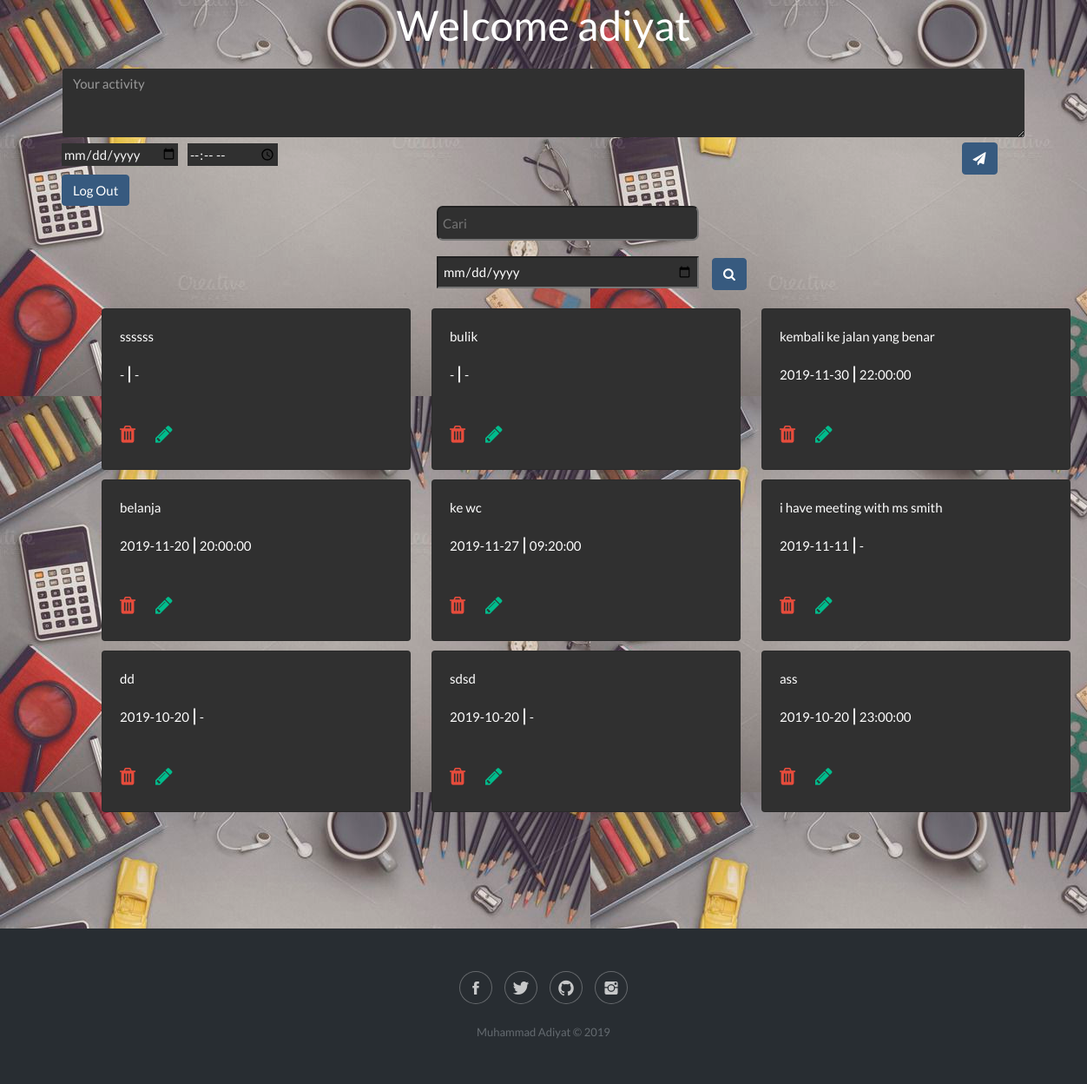
The page /user/index.php?act=task (signed in) on the database its author committed.
### tables this page shows
CREATE TABLE `adiyat` (
  `id` int(11) NOT NULL,
  `task` varchar(255) NOT NULL,
  `tanggal` date NOT NULL,
  `waktu` time NOT NULL
);

### user/function.php (called while the page is built, shortened)
<?php
	class user{
        public $host = "localhost";
        public $dbuser = "root";
        public $dbpass = "";
        public $db = "todolist";
        public function __construct() {
            $this->conn = mysqli_connect($this->host, $this->dbuser, $this->dbpass, $this->db);
        }
        public function tampilUser($user){
            $data = mysqli_query($this->conn, "SELECT*FROM $user ORDER BY id DESC");
            return $data;
        }
    }
 ?>

### user/sys.php (the view, shortened to what this page needs)
<?php
require_once 'function.php';
$dataUser = new user();
 ?>
 <?php if ($_GET['act'] == "task"): ?>
    <?php if (isset($_POST["mencari"])): ?>
         <?php if ($_POST['cari'] == true): ?>
                <?php
                    $dataCari = $dataUser->pencarian($_POST['cari'],  $_SESSION["user"],"task");
                    while ($row = mysqli_fetch_assoc($dataCari)) {
                        if ($row["tanggal"] == "0000-00-00") {
                            $row["tanggal"] = "-";
                        }
                        if ($row["waktu"] == "00:00:00") {
                            $row["waktu"] = "-";
                        }
                     ?>
                    <div class="col d-inline-block" style="min-width: 379.995px;max-width: 379.995px;margin-top: 7px;margin-bottom: 4px;">
                        <div class="card" style="width: 356px;min-width: 356px;max-width: 356px;height: 186px;">
                            <div class="card-body" style="height:190px; max-height: 190px; overflow: auto;">
                                <p class="card-text"><?php echo $row["task"]; ?></p><p class="card-text"><?php echo $row["tanggal"]; ?> <b style="font-size: 20px;">|</b> <?php echo $row["waktu"]; ?></p>
                                <a class="card-link" href="?act=hapus&id=<?php echo $row["id"]; ?>" style="font-size: 23px;color: rgb(231,76,60);margin: 0px;margin-top: 0px;padding: 0px;padding-top: 0px;padding-bottom: 0px; position: relative;" onclick="return confirm ('Yakin?');"><i class="fa fa-trash" style="font-size: 23px;padding-top: 0px;margin: 0px;margin-top: 28px;"></i></a>
                                <a
                                    class="card-link" href="?act=edit&id=<?php echo $row["id"]; ?>" style=""><i class="fa fa-pencil" style="font-size: 23px;"></i></a>
                            </div>
                        </div>
                    </div>
                    <?php } ?>
            <?php endif; ?>
            <?php if ($_POST['cariTanggal'] == true): ?>
                <?php
                    $dataCari = $dataUser->pencarian($_POST['cariTanggal'],$_SESSION['user'],"tanggal");
                    while ($row = mysqli_fetch_assoc($dataCari)) {
                        if ($row["tanggal"] == "0000-00-00") {
                            $row["tanggal"] = "-";
                        }
                        if ($row["waktu"] == "00:00:00") {
                            $row["waktu"] = "-";
                        }
                     ?>
                    <div class="col d-inline-block" style="min-width: 379.995px;max-width: 379.995px;margin-top: 7px;margin-bottom: 4px;">
                        <div class="card" style="width: 356px;min-width: 356px;max-width: 356px;height: 186px;">
                            <div class="card-body" style="height:190px; max-height: 190px; overflow: auto;">
                                <p class="card-text"><?php echo $row["task"]; ?></p><p class="card-text"><?php echo $row["tanggal"]; ?> <b style="font-size: 20px;">|</b> <?php echo $row["waktu"]; ?></p>
                                <a class="card-link" href="?act=hapus&id=<?php echo $row["id"]; ?>" style="font-size: 23px;color: rgb(231,76,60);margin: 0px;margin-top: 0px;padding: 0px;padding-top: 0px;padding-bottom: 0px; position: relative;" onclick="return confirm ('Yakin?');"><i class="fa fa-trash" style="font-size: 23px;padding-top: 0px;margin: 0px;margin-top: 28px;"></i></a>
                                <a
                                    class="card-link" href="?act=edit&id=<?php echo $row["id"]; ?>" style=""><i class="fa fa-pencil" style="font-size: 23px;"></i></a>
                            </div>
                        </div>
                    </div>
                    <?php } ?>
            <?php endif; ?>
            <?php if ($_POST["cari"] == false && $_POST["cariTanggal"] == false) :?>
                    <?php
                    $data = $dataUser->tampilUser($_SESSION['user']);
                    while ($row = mysqli_fetch_assoc($data)) {
                        if ($row["tanggal"] == "0000-00-00") {
                            $row["tanggal"] = "-";
                        }
                        if ($row["waktu"] == "00:00:00") {
                            $row["waktu"] = "-";
                        }
                    ?>
                    <div class="col d-inline-block" style="min-width: 379.995px;max-width: 379.995px;margin-top: 7px;margin-bottom: 4px;">
                        <div class="card" style="width: 356px;min-width: 356px;max-width: 356px;height: 186px;">
                            <div class="card-body" style="height:190px; max-height: 190px; overflow: auto;">
                                <p class="card-text"><?php echo $row["task"]; ?></p><p class="card-text"><?php echo $row["tanggal"]; ?> <b style="font-size: 20px;">|</b> <?php echo $row["waktu"]; ?></p>
                                <a class="card-link" href="proses.php?act=hapus&id=<?php echo $row["id"]; ?>" style="font-size: 23px;color: rgb(231,76,60);margin: 0px;margin-top: 0px;padding: 0px;padding-top: 0px;padding-bottom: 0px; position: relative;" onclick="return confirm ('Yakin?');"><i class="fa fa-trash" style="font-size: 23px;padding-top: 0px;margin: 0px;margin-top: 28px;"></i></a>
                                <a
                                    class="card-link" href="?act=edit&id=<?php echo $row["id"]; ?>" style=""><i class="fa fa-pencil" style="font-size: 23px;"></i></a>
                            </div>
                        </div>
                    </div>
                    <?php
                    }
                    ?>
            <?php endif; ?>
    <?php else: ?>
        <?php
        $data = $dataUser->tampilUser($_SESSION['user']);
        while ($row = mysqli_fetch_assoc($data)) {
            if ($row["tanggal"] == "0000-00-00") {
                $row["tanggal"] = "-";
            }
            if ($row["waktu"] == "00:00:00") {
                $row["waktu"] = "-";
            }
        ?>
        <div class="col d-inline-block" style="min-width: 379.995px;max-width: 379.995px;margin-top: 7px;margin-bottom: 4px;">
            <div class="card" style="width: 356px;min-width: 356px;max-width: 356px;height: 186px;">
                <div class="card-body" style="height:190px; max-height: 190px; overflow: auto;">
                    <p class="card-text"><?php echo $row["task"]; ?></p><p class="card-text"><?php echo $row["tanggal"]; ?> <b style="font-size: 20px;">|</b> <?php echo $row["waktu"]; ?></p>
                    <a class="card-link" href="proses.php?act=hapus&id=<?php echo $row["id"]; ?>" style="font-size: 23px;color: rgb(231,76,60);margin: 0px;margin-top: 0px;padding: 0px;padding-top: 0px;padding-bottom: 0px; position: relative;" onclick="return confirm ('Yakin?');"><i class="fa fa-trash" style="font-size: 23px;padding-top: 0px;margin: 0px;margin-top: 28px;"></i></a>
                    <a
                        class="card-link" href="?act=edit&id=<?php echo $row["id"]; ?>" style=""><i class="fa fa-pencil" style="font-size: 23px;"></i></a>
                </div>
            </div>
        </div>
        <?php
        }
        ?>
    <?php endif; ?>
 <?php endif; ?>

### user/index.php (shortened to what this page needs)
<?php
include 'function.php';
?>
<!DOCTYPE html>
<html>
<head>
    <link rel="stylesheet" href="assets/bootstrap/css/bootstrap.min.css">
    <link rel="stylesheet" href="assets/fonts/fontawesome-all.min.css">
    <link rel="stylesheet" href="assets/fonts/font-awesome.min.css">
    <link rel="stylesheet" href="assets/fonts/ionicons.min.css">
    <link rel="stylesheet" href="assets/css/Footer-Dark.css">
    <link rel="stylesheet" href="assets/css/styles.css">
</head>
<body style="background-image: url('img/2.jpg'); ">
    <div class="d-inline-block d-xl-flex mt-auto">
        <div class="container text-dark">
            <div class="row">
                <div class="col offset-lg-2 d-lg-flex mx-auto">
                    <h1 class="text-nowrap text-center text-white m-auto">Welcome <?php echo $_SESSION['user']; ?></h1>
                </div>
            </div>
            <div class="row">
                <div class="col-lg-12 my-auto my-md-auto">
                    <form action="proses.php?act=tambah" method="post"><textarea class="bg-light form-control  txt" rows="3" cols="0" name="task" required="" placeholder="Your activity" autofocus="" autocomplete="off" style="margin-top: 20px;"></textarea>
                    <input class="bg-light border border-light"type="date" name="tanggal" style="color: whitesmoke; margin: 5px 3px 0 0;">
                    <input class="bg-light border border-light" type="time" name="waktu" style="color: whitesmoke; margin: 5px;">
                    <button class="btn btn-primary" style="margin-left: 780px; margin-top: 5px;"
                        type="submit" name="simpan" ><i class="fa fa-send"></i></button>
                    </form>
                    <a href="proses.php?act=logout" class="btn btn-primary">Log Out</a></div>
            </div>
        </div>
    </div>
	<div class="d-xl-flex">
        <div class="container d-inline-block" style="margin-right: 0px;margin-left: 488px;"><form action="" method="post"><input type="text" class="form-group"name="cari" style="width: 302px;max-width: 302px;height: 40px;padding: 5px;background-color: rgb(48,48,48);color: rgb(255,255,255);margin-right: 15px; display: block; border-radius: 7px; overflow: inherit;" placeholder="Cari"><input type="date" style="width: 302px;height: 37px;padding: 5px;background-color: rgb(48,48,48);color: rgb(255,255,255);margin-top: 2px;margin-right: 15px;" name="cariTanggal" value="<?php date("yyyy/mm/dd") ?>"
            /><button class="btn btn-primary" type="search" name="mencari"><i class="fa fa-search"></i></button></form></div>
    </div>
    <div class="container d-flex float-none d-xl-flex" style="margin-left: 102px;margin-top: 14px;margin-bottom: 10px;">
        <div class="row text-left d-flex" style="width: 1140px; min-width: 1140px; max-width: 1140px;">
                <?php
                include 'sys.php';
                ?>
        </div>
    </div>
    <div class="footer-dark" style="filter: blur(0px) brightness(99%); margin-top: 130px;">
        <footer>
            <div class="container">
                <div class="row">
                    <div class="col item social"><a href="https://facebook.com"><i class="icon ion-social-facebook"></i></a><a href="https://twitter.com"><i class="icon ion-social-twitter"></i></a><a href="https://github.com"><i class="icon ion-social-github"></i></a><a href="https://instagram.com"><i class="icon ion-social-instagram"></i></a></div>
                </div>
                <p class="copyright">Muhammad Adiyat © 2019</p>
            </div>
        </footer>
    </div>
</body>
</html>

### user/assets/css/Footer-Dark.css (style rules this page uses)
.footer-dark { padding: 50px 0; color: #f0f9ff; background-color: #282d32; }
.footer-dark .item.social { text-align: center; }
.footer-dark .item.social > a { font-size: 20px; width: 36px; height: 36px; line-height: 36px; display: inline-block; text-align: center; border-radius: 50%; box-shadow: 0 0 0 1px rgba(255,255,255,0.4); margin: 0 8px; color: #fff; opacity: 0.75; }
.footer-dark .copyright { text-align: center; padding-top: 24px; opacity: 0.3; font-size: 13px; margin-bottom: 0; }
.row.text-left.d-flex { flex-wrap: wrap; }

### user/assets/css/styles.css (style rules this page uses)
.txt { color: white; }

### rows shown on the page
adiyat: task "ssssss", tanggal "-", waktu "-"
adiyat: task "bulik", tanggal "-", waktu "-"
adiyat: task "kembali ke jalan yang benar", tanggal "2019-11-30", waktu "22:00:00"
adiyat: task "belanja", tanggal "2019-11-20", waktu "20:00:00"
adiyat: task "ke wc", tanggal "2019-11-27", waktu "09:20:00"
adiyat: task "i have meeting with ms smith", tanggal "2019-11-11", waktu "-"
adiyat: task "dd", tanggal "2019-10-20", waktu "-"
adiyat: task "sdsd", tanggal "2019-10-20", waktu "-"
adiyat: task "ass", tanggal "2019-10-20", waktu "23:00:00"

### other values the page prints
$_SESSION['user'] "adiyat"
